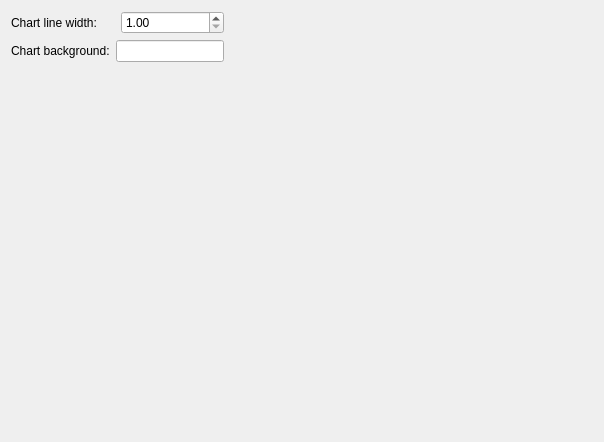
<?xml version="1.0" encoding="UTF-8"?>
<ui version="4.0">
 <class>VisualizerSettingsForm</class>
 <widget class="QWidget" name="VisualizerSettingsForm">
  <property name="geometry">
   <rect>
    <x>0</x>
    <y>0</y>
    <width>604</width>
    <height>442</height>
   </rect>
  </property>
  <property name="windowTitle">
   <string>Visualizer</string>
  </property>
  <layout class="QFormLayout" name="formLayout">
   <item row="0" column="0">
    <layout class="QVBoxLayout" name="verticalLayout">
     <item>
      <layout class="QHBoxLayout" name="horizontalLayout">
       <item>
        <widget class="QLabel" name="label">
         <property name="text">
          <string>Chart line width:</string>
         </property>
        </widget>
       </item>
       <item>
        <widget class="QDoubleSpinBox" name="chartLineWidth">
         <property name="minimum">
          <double>1.000000000000000</double>
         </property>
         <property name="maximum">
          <double>10.000000000000000</double>
         </property>
        </widget>
       </item>
      </layout>
     </item>
     <item>
      <layout class="QHBoxLayout" name="horizontalLayout_2">
       <item>
        <widget class="QLabel" name="label_2">
         <property name="text">
          <string>Chart background:</string>
         </property>
        </widget>
       </item>
       <item>
        <widget class="QLineEdit" name="chartBackground"/>
       </item>
      </layout>
     </item>
    </layout>
   </item>
  </layout>
 </widget>
 <resources/>
 <connections/>
</ui>
